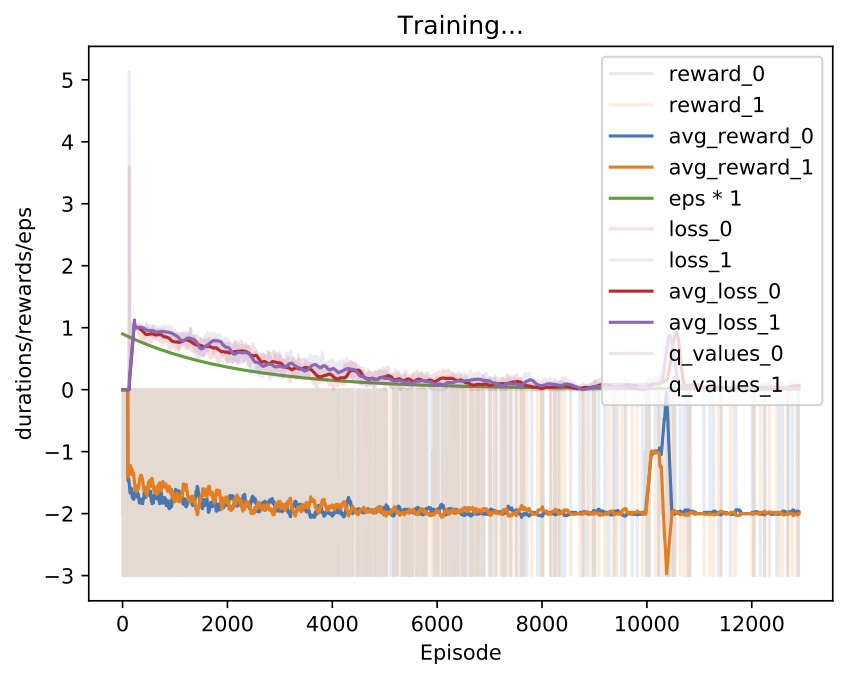

Source code (Python):
import time
import math
import random
from collections import namedtuple
from itertools import count

import gym
import numpy as np
import matplotlib
import matplotlib.pyplot as plt
from IPython import display
from PIL import Image
from tqdm import tqdm

import torch
import torch.nn as nn
import torch.optim as optim
import torch.nn.functional as F
import torchvision.transforms as T

# local imports
from models import DDQNAgent, get_eps_threshold, VCG_DDQNAgent, VCG
from common_utils import obs_to_tens, plot_ipd_rewards, plot_rewards
from envs import get_env

print(f'done imports')



### Set up IPD vars ###########################################################
"""
### Run IQL with VCG redistribution 

Requires minor code change: 
each agent returns $Q(\ ., \bf{a})$ instead of immediately returning the action.

This is needed for the VCG mechanism that sort of acts like a Mixer. 

Then the `pick_action_from_Q(.)` function returns the action, just as `pick_action(.)` did before. 

Notes: 
- asdf
"""

device = torch.device("cuda" if torch.cuda.is_available() else "cpu")
print(f'device is: {device}')

env = get_env('ipd')
n_actions = 2
# n_local_actions = 2
# n_actions = np.prod([space.n for space in env.action_space])
obs_size = 1

BATCH_SIZE=128
PLT_PERIOD = 100  # faster than 1
MAX_EPISODES = 13000
MEM_SIZE=256 # 300
OPTIM_PERIOD=1
GAMMA = 0.999
TARGET_UPDATE = 10 # in epochs

EPS_START = 0.9
EPS_END = 0.01
DECAY = 1/6
LR = 0.01

HS=50

agents = [VCG_DDQNAgent(agent_index,
                        obs_size,
                        n_actions,
                        device,
                        batch_size=BATCH_SIZE,
                        gamma=GAMMA,
                        target_update=TARGET_UPDATE,
                        max_episodes=MAX_EPISODES,
                        lr=LR,
                        hidden_size=HS,
                        mem_size=MEM_SIZE,
                        eps_start=EPS_START,
                        eps_end=EPS_END,
                        eps_decay=DECAY)
          for agent_index in range(2)]

# Commented out IPython magic to ensure Python compatibility.
# %pdb on

from matplotlib import rc
rc('animation', html='jshtml')

steps_done = 0
all_rewards = []
all_eps_thresholds = []
all_losses = []

vcg_mech = VCG(agents)

for i_episode in tqdm(range(MAX_EPISODES)):

    obs = obs_to_tens(env.reset(), device)

    [agent.reset() for agent in agents]
    for agent, init_obs in zip(agents, obs):  # first state
        agent.last_obs = init_obs

    ep_losses = []
    ep_rewards = []
    ep_q_values = []

    for t in count():

        q_values_per_agent = []
        actions = []

        # how do we do centralized Q's without approximate policies / communication?
        # last_actions = [agent.last_act if agent.last_act is not None else 0.0 for agent in agents]
        for agent, a_obs in zip(agents, obs):

            q_values = agent.q_values(a_obs)
            q_values_per_agent.append(q_values)

            act = agent.pick_action_from_Q(q_values, i_episode)
            agent.last_act = act
            actions.append(act)

        # currently not used
        q_values_per_agent = torch.stack(q_values_per_agent)
        payments = vcg_mech(q_values_per_agent)

        # TODO: what invariants should I expect??
        # sum(q_values_per_agent) = -1 * payments
        # assert q_values_per_agent.sum().isclose(-1 * payments.sum())
        # just plain IQL

        obs, rewards, done, _ = env.step(actions)
        obs = obs_to_tens(obs, device)
        ep_rewards.append(rewards)

        tens_rewards = [torch.tensor([reward], device=device) for reward in rewards]

        # Store the transition in memory
        for agent, action, ob, reward, payment in zip(agents, actions, obs, tens_rewards, payments):
            agent.remember(action, ob, reward, payment)

        # Perform one step of the optimization (on the target network)
        if t % OPTIM_PERIOD == 0:
            losses, infos = [], []
            for agent in agents:
                result = agent.optimize_model()
                losses.append(result[0])
                infos.append(result[1])
            ep_losses.append(losses)
            ep_q_values.append([torch.mean(info.get('next_state_values', torch.zeros(1)))
                                for info in infos])

        if done:
            # logging
            all_eps_thresholds.append(get_eps_threshold(i_episode, MAX_EPISODES, EPS_START, EPS_END, DECAY))

            all_rewards.append(np.array(ep_rewards).mean(0))  # mean reward from episode per agent
            all_losses.append(np.array(ep_losses).mean(0))

            if i_episode % PLT_PERIOD == 0:
                pass
                plot_ipd_rewards(all_rewards, all_eps_thresholds, all_losses, scale=1, hide_r=False, win=100,
                                 q_values=ep_q_values)
            break

    # Update the target network, copying all weights and biases in DQN
    agent.new_episode(i_episode)

    # if i_episode % 200 == 0:
    #    torch.save(policy_net.state_dict(), f'data/actions/model_{i_episode}.chk')

print('Training done')

plt.savefig('centralized.pdf',bbox_inches='tight') 






if __name__ == '__main__':
    x='debug'
